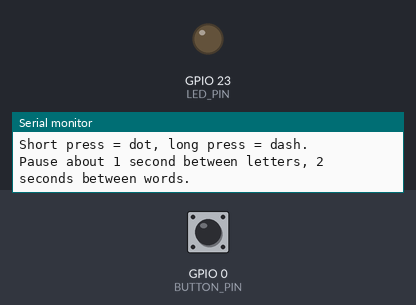
A program run on a simulated ESP32. On the bench: output pins drawn as LEDs (lit = HIGH), the last lines printed to the serial monitor. Dashed ring = blinking. The inputs (shaded band) are chosen by the test bench; at power-on: GPIO 0 (BUTTON_PIN) HIGH.

Above: at 1.7 s.
1.8 s: GPIO 0 (BUTTON_PIN) pulled LOW for 0.15 s
At 1.89 s:
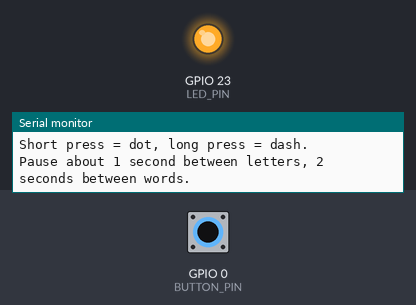
3.4 s: GPIO 0 (BUTTON_PIN) pulled LOW for 1 s
At 4.7 s:
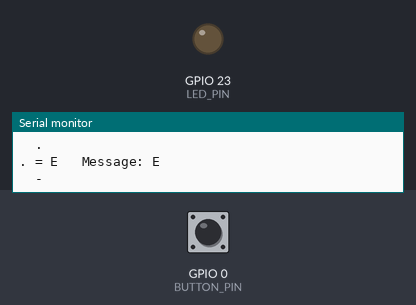
7.4 s: GPIO 0 (BUTTON_PIN) pulsed LOW 2 times (0.12 s each, 0.3 s apart)
At 7.48 s:
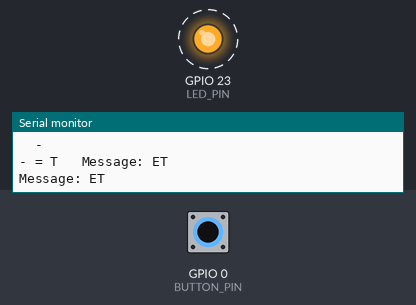
11.0 s: GPIO 0 (BUTTON_PIN) pulsed LOW 5 times (0.12 s each, 0.3 s apart)
At 12.7 s:
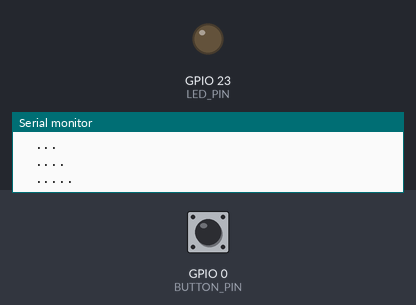
Timing chart, 0 to 14.2 s (numbered marks = the images above; inputs shaded):
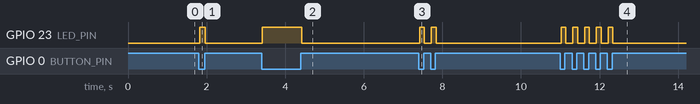

The program:

main.cpp
```cpp
// Morse code translator.
// Tap Morse code on the board's Boot button. The red LED lights while the
// button is held, and the serial monitor shows the dots, dashes and decoded message.
//
// Wiring:
//   Button: none needed. The Boot button is wired to GPIO 0 inside the board.
//   LED:    GPIO 23 -> 200 ohm resistor -> LED long leg; LED short leg -> GND.
#include <Arduino.h>
#include <string.h>

// ---------------------------------------------------------------------------
// Settings you can change
// ---------------------------------------------------------------------------
const int BUTTON_PIN = 0;             // The board's Boot button. Use 19 for an external button.
const int LED_PIN = 23;

const uint32_t DASH_MIN_MS = 300;     // A press this long or longer is a dash.
const uint32_t LETTER_GAP_MS = 800;   // A pause this long ends a letter.
const uint32_t WORD_GAP_MS = 2000;    // A pause this long ends a word.
const uint32_t DEBOUNCE_MS = 20;      // Ignore contact bounce shorter than this.

// ---------------------------------------------------------------------------
// Morse table: MORSE_CODES[i] is the code for MORSE_LETTERS[i].
// ---------------------------------------------------------------------------
const int MORSE_COUNT = 36;
const char MORSE_LETTERS[] = "ABCDEFGHIJKLMNOPQRSTUVWXYZ0123456789";
const char* const MORSE_CODES[MORSE_COUNT] = {
  ".-",    "-...",  "-.-.",  "-..",   ".",     "..-.",  "--.",   "....",  "..",
  ".---",  "-.-",   ".-..",  "--",    "-.",    "---",   ".--.",  "--.-",  ".-.",
  "...",   "-",     "..-",   "...-",  ".--",   "-..-",  "-.--",  "--..",
  "-----", ".----", "..---", "...--", "....-", ".....", "-....", "--...", "---..", "----.",
};

// Returns the letter for a code such as ".-", or '?' if it isn't in the table.
char decodeMorse(const char code[]) {
  for (int i = 0; i < MORSE_COUNT; i++) {
    if (strcmp(code, MORSE_CODES[i]) == 0) return MORSE_LETTERS[i];
  }
  return '?';
}

// ---------------------------------------------------------------------------
// Button reading with debouncing
// ---------------------------------------------------------------------------
bool stablePressed = false;  // What the program believes the button is doing.
bool lastReading = false;    // The raw reading from the previous loop.
uint32_t lastChangeMs = 0;   // When the raw reading last changed.

// Returns true only when the button has just been pressed or released.
bool updateButton(uint32_t now) {
  bool reading = digitalRead(BUTTON_PIN) == LOW;  // LOW means pressed (pull-up).
  if (reading != lastReading) {
    lastReading = reading;
    lastChangeMs = now;
  }
  if (reading != stablePressed && now - lastChangeMs >= DEBOUNCE_MS) {
    stablePressed = reading;
    return true;
  }
  return false;
}

// ---------------------------------------------------------------------------
// Translator state
// ---------------------------------------------------------------------------
const int MAX_SYMBOLS = 6;
char symbols[MAX_SYMBOLS + 1] = "";  // Dots and dashes of the letter being typed.
char message[81] = "";               // The decoded message, up to 80 characters.
uint32_t pressStartMs = 0;
uint32_t releaseMs = 0;
bool wordEnded = true;               // Stops the message starting with a space.

void addToString(char text[], int maxLength, char c) {
  int length = strlen(text);
  if (length < maxLength) {
    text[length] = c;
    text[length + 1] = '\0';
  }
}

void setup() {
  Serial.begin(115200);
  pinMode(BUTTON_PIN, INPUT_PULLUP);
  pinMode(LED_PIN, OUTPUT);
  delay(500);
  Serial.println();
  Serial.println("Morse translator ready.");
  Serial.println("Short press = dot, long press = dash.");
  Serial.println("Pause about 1 second between letters, 2 seconds between words.");
}

void loop() {
  uint32_t now = millis();

  // 1. The button was just pressed or released.
  if (updateButton(now)) {
    digitalWrite(LED_PIN, stablePressed ? HIGH : LOW);
    if (stablePressed) {
      pressStartMs = now;
    } else {
      releaseMs = now;
      char symbol = (now - pressStartMs >= DASH_MIN_MS) ? '-' : '.';
      if ((int)strlen(symbols) < MAX_SYMBOLS) {
        addToString(symbols, MAX_SYMBOLS, symbol);
        Serial.printf("  %s\n", symbols);
      } else {
        Serial.println("  Too many dots and dashes for one letter, starting again.");
        symbols[0] = '\0';
      }
    }
    return;
  }

  // 2. The button is held: nothing to decide yet.
  if (stablePressed) return;

  // 3. The button is up: check how long the pause has lasted.
  uint32_t pause = now - releaseMs;

  if (pause >= LETTER_GAP_MS && symbols[0] != '\0') {
    char letter = decodeMorse(symbols);
    addToString(message, 80, letter);
    Serial.printf("%s = %c   Message: %s\n", symbols, letter, message);
    symbols[0] = '\0';
    wordEnded = false;
  }

  if (pause >= WORD_GAP_MS && !wordEnded) {
    addToString(message, 80, ' ');
    wordEnded = true;
    Serial.printf("Message: %s\n", message);
  }
}
```

Measured:
- after the input at 1.8 s, GPIO 23 (LED_PIN): LOW → HIGH at once, → LOW 0.15 s later
- after the input at 3.4 s, GPIO 23 (LED_PIN): LOW → HIGH at once, → LOW 1.0 s later
- after the input at 7.4 s, GPIO 23 (LED_PIN): alternates HIGH for 0.12 s and LOW for 0.18 s, 4 changes in all, then stays LOW, starting at once
- after the input at 11.0 s, GPIO 23 (LED_PIN): alternates HIGH for 0.12 s and LOW for 0.18 s, 10 changes in all, then stays LOW, starting at once
